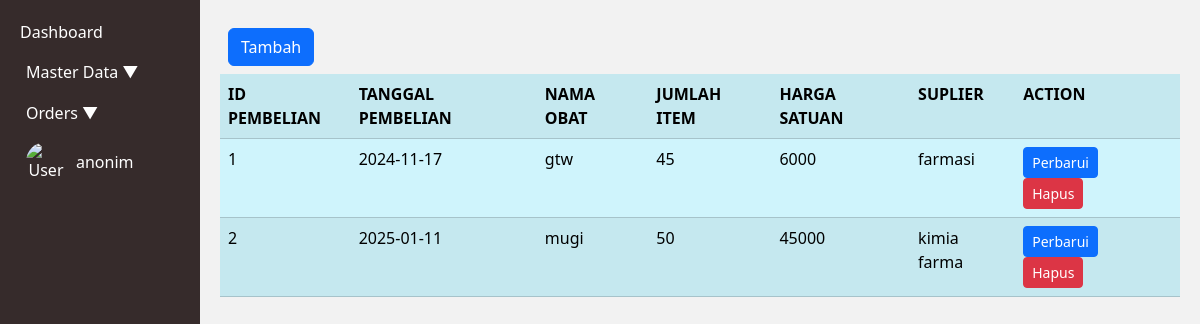
The page /index.php?page=pembelian (signed in) on the database as committed earlier.
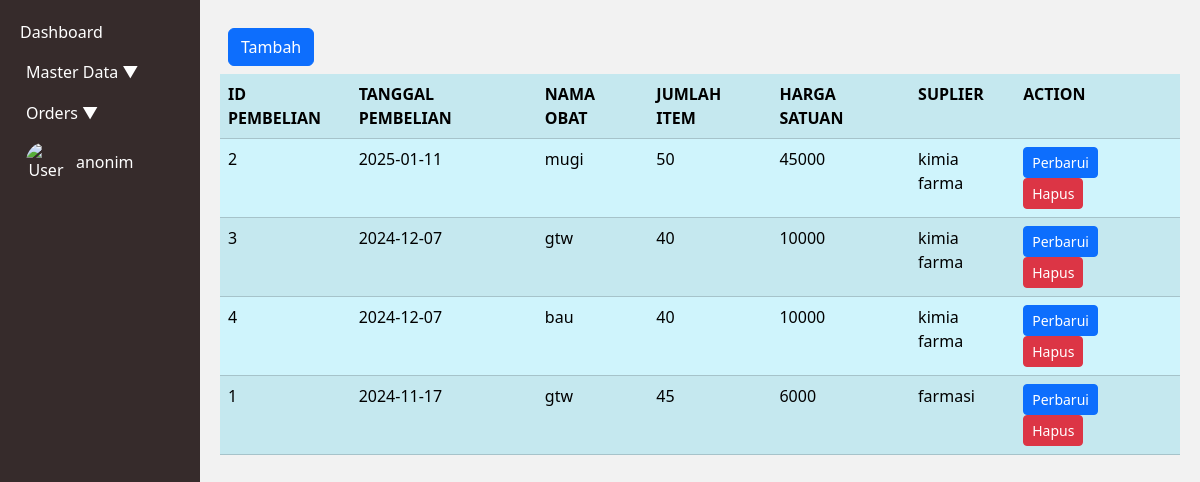
The same page on the database as committed later.
### tables this page shows
CREATE TABLE `tb_pembelian` (
  `Id_pembelian` int(5) NOT NULL AUTO_INCREMENT,
  `tanggal_pembelian` date NOT NULL,
  `total_item` int(5) NOT NULL,
  `total_harga` int(10) NOT NULL,
  `Id_suplier` int(3) DEFAULT NULL,
  PRIMARY KEY (`Id_pembelian`),
  KEY `Id_suplier` (`Id_suplier`),
  CONSTRAINT `tb_pembelian_ibfk_2` FOREIGN KEY (`Id_suplier`) REFERENCES `tb_suplier` (`Id_suplier`)
);

CREATE TABLE `tb_pembelian_detail` (
  `Id_obat` int(3) DEFAULT NULL,
  `Id_pembelian` int(5) DEFAULT NULL,
  `tanggal_kadarluarsa` date DEFAULT NULL,
  `jumlah_item` int(5) DEFAULT NULL,
  `harga_satuan` int(10) DEFAULT NULL,
  KEY `Id_obat` (`Id_obat`),
  KEY `Id_pembelian` (`Id_pembelian`),
  CONSTRAINT `tb_pembelian_detail_ibfk_1` FOREIGN KEY (`Id_obat`) REFERENCES `tb_obat` (`Id_Obat`),
  CONSTRAINT `tb_pembelian_detail_ibfk_2` FOREIGN KEY (`Id_pembelian`) REFERENCES `tb_pembelian` (`Id_pembelian`)
);

CREATE TABLE `tb_obat` (
  `Id_Obat` int(3) NOT NULL AUTO_INCREMENT,
  `Nama_Obat` varchar(15) NOT NULL,
  `Stok_obat` int(5) NOT NULL,
  `Harga_satuan` int(8) NOT NULL,
  `Id_jenis` int(3) NOT NULL,
  PRIMARY KEY (`Id_Obat`),
  KEY `Id_jenis` (`Id_jenis`),
  CONSTRAINT `tb_obat_ibfk_1` FOREIGN KEY (`Id_jenis`) REFERENCES `tb_jenis_obat` (`Id_jenis`)
);

CREATE TABLE `tb_suplier` (
  `Id_suplier` int(3) NOT NULL AUTO_INCREMENT,
  `Nama_suplier` varchar(15) NOT NULL,
  `Alamat` varchar(15) NOT NULL,
  `email` varchar(15) NOT NULL,
  `no_tlp` varchar(15) NOT NULL,
  PRIMARY KEY (`Id_suplier`)
);

### pembelian.php (the view, shortened to what this page needs)
<div class="d-grid gap-2 p-2 d-md-flex justify-content-md">
    <a class="btn btn-primary me-md-2" href="index.php?page=pembelian.form&action=add" role="button">Tambah</a>
</div>
<?php
$mysqli = new mysqli("localhost", "root", "", "apotek");
$result = $mysqli->query("SELECT tb_pembelian_detail.Id_pembelian, tb_pembelian.tanggal_pembelian,
tb_pembelian_detail.jumlah_item,tb_pembelian_detail.harga_satuan, tb_suplier.Nama_suplier
AS Suplier,
tb_obat.Nama_Obat AS nama_obat,tb_pembelian_detail.Id_obat
FROM tb_pembelian
JOIN tb_suplier ON tb_suplier.Id_suplier = tb_pembelian.Id_suplier
JOIN tb_pembelian_detail ON tb_pembelian_detail.Id_pembelian = tb_pembelian.Id_pembelian
JOIN tb_obat ON tb_pembelian_detail.`Id_obat` = tb_obat.`Id_Obat`");
?>
<table class="table table-info table-striped">
    <tr>
        <th>ID PEMBELIAN</th>
        <th>TANGGAL PEMBELIAN</th>
        <th>NAMA OBAT</th>
        <th>JUMLAH ITEM</th>
        <th>HARGA SATUAN</th>
        <th>SUPLIER</th>
        <th>ACTION</th>
    </tr>
    <?php
    foreach ($result as $row) {
        echo "<tr>";
        echo "<td>";
        echo $row['Id_pembelian'];
        echo "</td>";
        echo "<td>";
        echo $row['tanggal_pembelian'];
        echo "</td>";
        echo "<td>";
        echo $row['nama_obat'];
        echo "</td>";
        echo "<td>";
        echo $row['jumlah_item'];
        echo "</td>";
        echo "<td>";
        echo $row['harga_satuan'];
        echo "</td>";
        echo "<td>";
        echo $row['Suplier'];
        echo "</td>";
        echo "<td>";
        echo "<a class='btn btn-primary me-md-2 btn-sm' href='index.php?page=pembelian.form&Id_pembelian=" . $row['Id_pembelian'] . "&action=edit'>Perbarui</a>";
        echo "<form action='pembelian.action.php' method='POST' style ='display:inline;'>";
        echo "<button type='submit' class='btn btn-danger me-md-2 btn-sm' onclick='return confirm(\"Ingin menghapus data ini?\");'>Hapus</button>";
        echo "</form>";
        echo "</td>";
        echo "</tr>";
    }
    ?>
</table>

### index.php (shortened to what this page needs)
<!DOCTYPE html>
<html lang="en">
<head>
    <link href="https://cdn.jsdelivr.net/npm/bootstrap@5.3.2/dist/css/bootstrap.min.css" rel="stylesheet">
</head>
<body>
    <div class="container-fluid">
        <div class="row">
            <div class="col-2 sidebar">
                <ul>
                    <li><a href="index.php?page=dashboard">Dashboard</a></li>
                    <li>
                        <button class="btn-toggle" onclick="toggleMenu('master-collapse')">
                            Master Data <span>&#9660;</span>
                        </button>
                    </li>
                    <li>
                        <button class="btn-toggle" onclick="toggleMenu('orders-collapse')">
                            Orders <span>&#9660;</span>
                        </button>
                    </li>
                    <li>
                        <button class="btn-toggle" onclick="toggleMenu('account-collapse')">
                            <div class="user-info d-flex align-items-center">
                                <img src="gambar/user2.png" alt="User">
                                <span><?php echo $_SESSION['username']; ?></span>
                            </div>
                        </button>
                    </li>
                </ul>
            </div>
            <div class="col content">
                <?php
                if (isset($_GET['page'])) {
                    $target = $_GET['page'] . ".php";
                    if (file_exists($target)) {
                        include $target;
                    } else {
                        echo "<p class='text-danger'>Halaman tidak ditemukan!</p>";
                    }
                } else {
                    echo "<h1>Selamat datang di Admin Panel!</h1>";
                }
                ?>
            </div>
        </div>
    </div>
</body>
</html>

### index.php (style rules this page uses)
body { background-color: #f2f2f2; }
.sidebar { background-color: #362b2b; color: white; min-height: 100vh; padding: 20px; }
.sidebar ul { list-style: none; padding: 0; }
.sidebar ul li { margin-bottom: 15px; }
.sidebar ul li a, .sidebar ul li button { color: white; text-decoration: none; }
.sidebar ul li button { background: none; border: none; cursor: pointer; }
.content { padding: 20px; }
.user-info img { width: 40px; height: 40px; border-radius: 50%; margin-right: 10px; }

Rows that differ between the two databases and show on the page:
shown differently, row unchanged: tb_pembelian "mugi": moves up the list
added tb_pembelian: tb_pembelian_detail.Id_pembelian "3", tanggal_pembelian "2024-12-07", tb_obat.Nama_Obat "gtw", tb_pembelian_detail.jumlah_item "40", tb_pembelian_detail.harga_satuan "10000", Id_suplier.Nama_suplier "kimia farma"
added tb_pembelian: tb_pembelian_detail.Id_pembelian "4", tanggal_pembelian "2024-12-07", tb_obat.Nama_Obat "bau", tb_pembelian_detail.jumlah_item "40", tb_pembelian_detail.harga_satuan "10000", Id_suplier.Nama_suplier "kimia farma"
